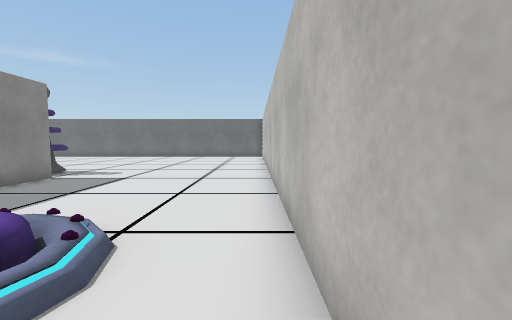
[1] (above)

16 first-person views from a walk through a Unity game level. The camera is 1.2 m above the floor, tilts 4° down and sees 90° across. The floor is counted in squares, 1.03 m on a side. Each view is taken from the middle of a square. On the plan, view 1 faces up. The plan holds only what a view shows up to about 12 squares ahead; the rest is blank. The player is left out. Some animated figures are not drawn. Some surface patterns are stand-ins.

[2]
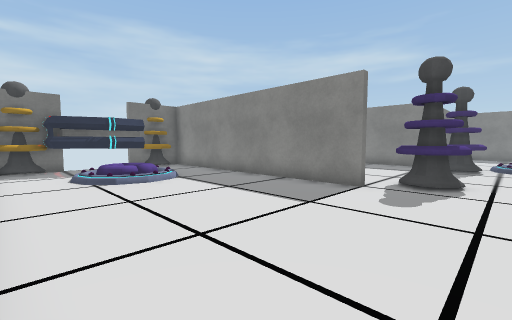

[3]
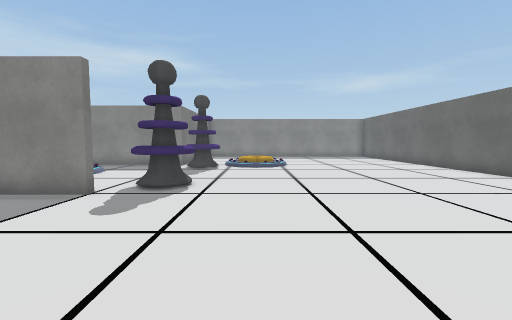

[4]
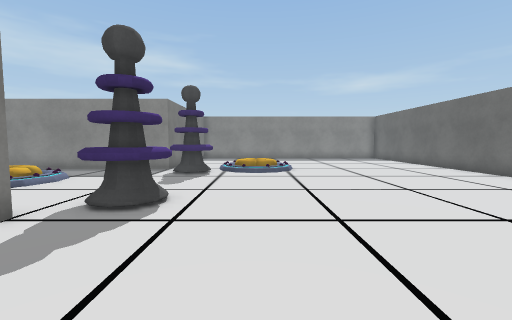

[5]
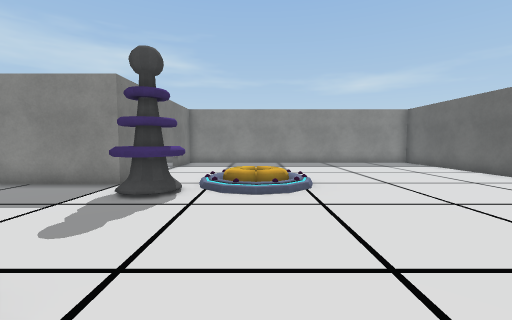

[6]
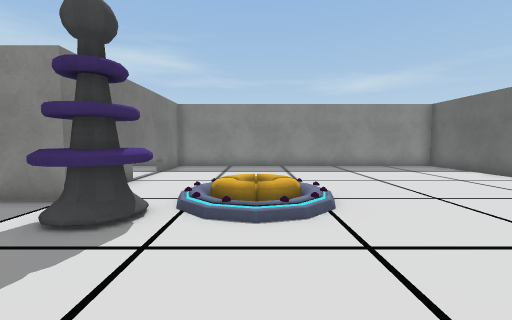

[7]
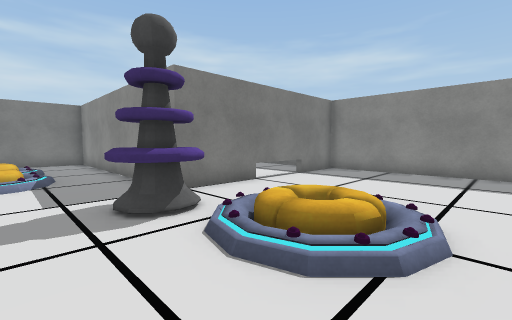

[8]
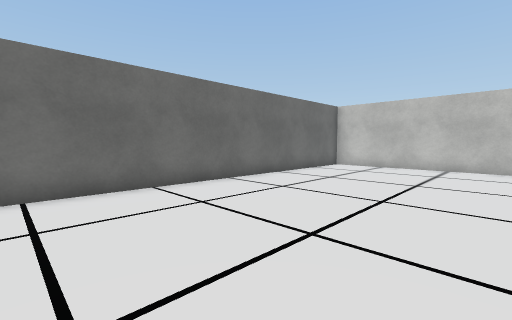

[9]
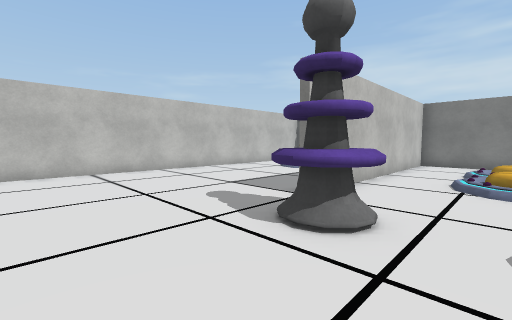

[10]
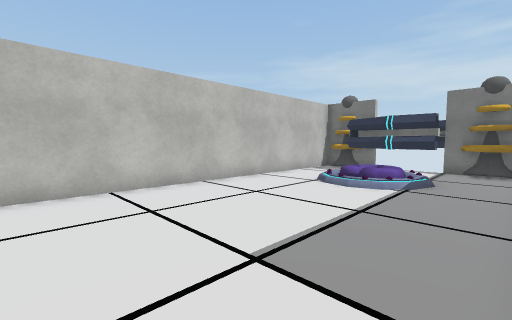

[11]
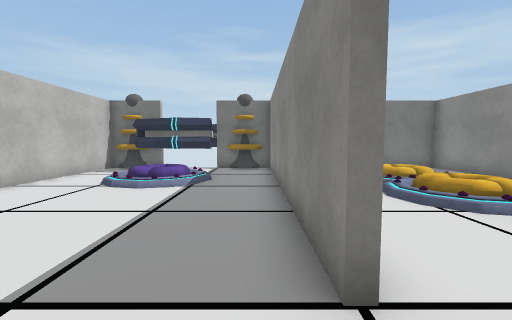

[12]
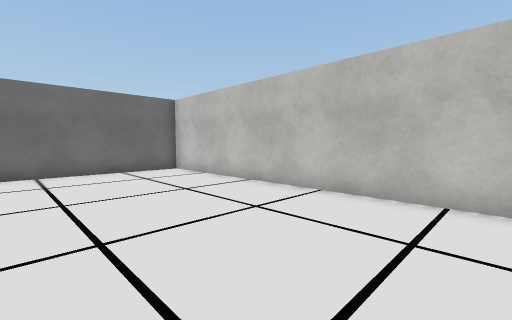

[13]
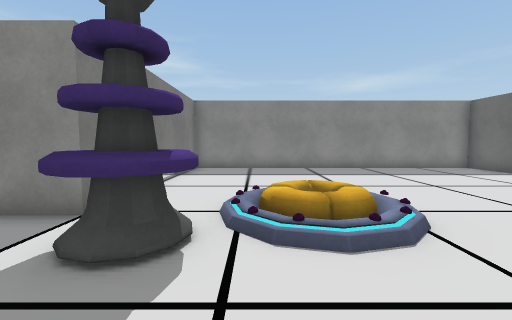

[14]
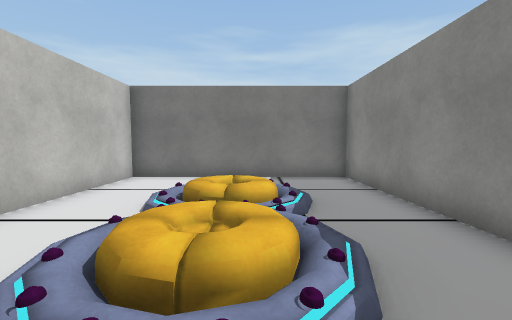

[15]
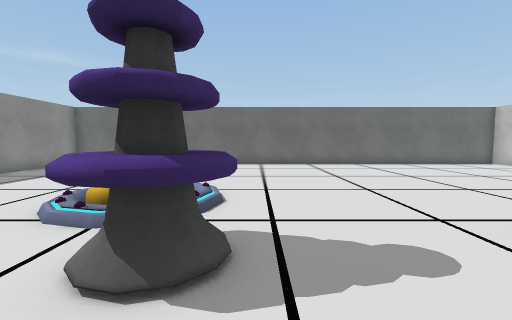

[16]
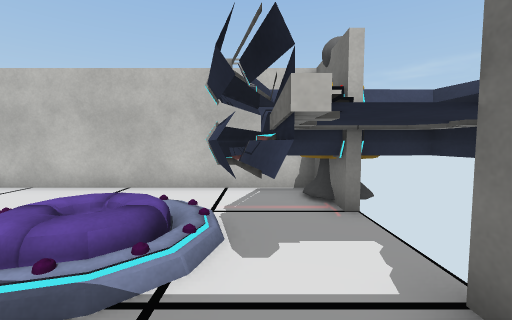

### Floor plan
Key: @ floor where view 1 was taken; # wall or solid block; x gap in a wall; . main floor; : floor 0.25 m higher than the main floor; / step, stairs or slope; O other object.
Columns run from 22 left of view 1 to 1 right of it. Each row starts with its distance up from view 1.
 21 ########################
 20 #......................#
 19 #......................#
 18 #......................#
 17 #......................#
 16 #......................#
 15 #......................#
 14 #......................#
 13 #......///.............#
 12 #......  /.............#
 11 #......///.............#
 10 #........O....O........#
  9 #.......OOO..OOO.......#
  8 #########......x.......#
  7         #......#.......#
  6         #......#.......#
  5         #..  ..#.......#
  4         #./  /.#.......#
  3         #./  /.#..: :..#
  2         #./  /.#..   ..#
  1         #./  /.#..:O:..#
  0         #..  ..#..OOOO@#
 -1         #... ..#OOOOOOO#
 -2         ########OOOOOOO#
 -3                   OOO

Where each view was taken, in squares from view 1:
view 1: 0 up, 0 right, facing up
view 2: 11 up, 0 right, facing down-left
view 3: 12 up, 1 left, facing left
view 4: 12 up, 3 left, facing left
view 5: 12 up, 7 left, facing left
view 6: 12 up, 9 left, facing left
view 7: 14 up, 11 left, facing down-left
view 8: 14 up, 12 left, facing up-right
view 9: 13 up, 10 left, facing down-right
view 10: 10 up, 6 left, facing down-right
view 11: 10 up, 6 left, facing down
view 12: 10 up, 5 left, facing up-right
view 13: 11 up, 10 left, facing left
view 14: 7 up, 11 left, facing down
view 15: 7 up, 12 left, facing up
view 16: 0 up, 6 left, facing right
